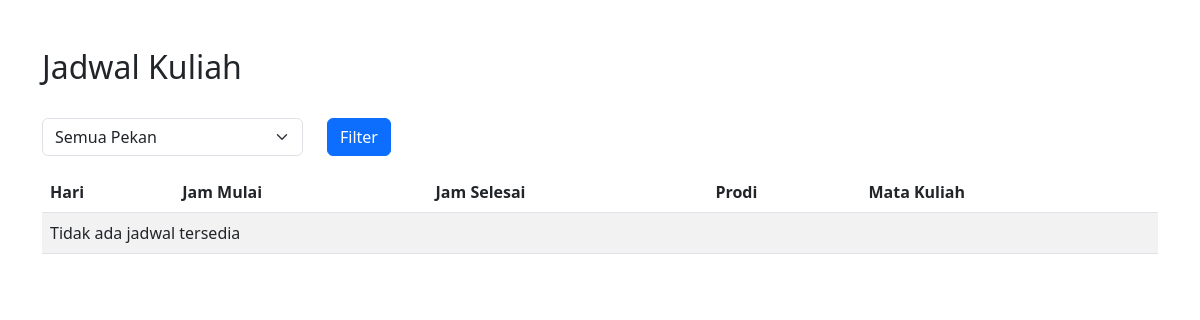
The page /lihat.php?pekan=2 on the database as committed earlier.
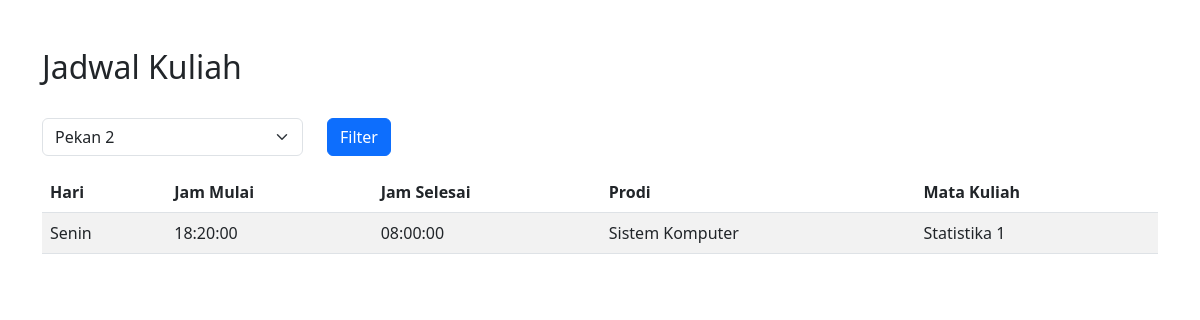
The same page on the database as committed later.
### tables this page shows
CREATE TABLE `waktu` (
  `kode_waktu` varchar(10) NOT NULL,
  `reguler` varchar(5) NOT NULL,
  `hari` varchar(10) NOT NULL,
  `jam_mulai` time NOT NULL,
  `jam_selesai` time NOT NULL
);

CREATE TABLE `prodi` (
  `kode_prodi` varchar(10) NOT NULL,
  `nama_prodi` varchar(50) NOT NULL,
  `password` varchar(50) NOT NULL
);

CREATE TABLE `mkp` (
  `kode_mkp` varchar(10) NOT NULL,
  `kode_prodi` varchar(10) NOT NULL,
  `nama_mkp` varchar(50) NOT NULL,
  `sks` int(10) NOT NULL
);

### lihat.php (the view, shortened to what this page needs)
<!DOCTYPE html>
<html lang="en">
<head>
    <link href="https://cdn.jsdelivr.net/npm/bootstrap@5.3.0/dist/css/bootstrap.min.css" rel="stylesheet">
</head>
<body>
    <div class="container mt-5">
        <h2>Jadwal Kuliah</h2>
        <form method="GET" action="">
            <div class="row mb-3">
                <div class="col-md-3">
                    <select class="form-select" id="pekan" name="pekan">
                        <option value="">Semua Pekan</option>
                        <?php
                        include 'koneksi.php';
                        $queryPekan = "SELECT DISTINCT pekan FROM jadwal ORDER BY pekan";
                        $resultPekan = $connect->query($queryPekan);
                        if ($resultPekan->num_rows > 0) {
                            while ($rowPekan = $resultPekan->fetch_assoc()) {
                                $selected = isset($_GET['pekan']) && $_GET['pekan'] == $rowPekan['pekan'] ? 'selected' : '';
                                echo "<option value='" . $rowPekan['pekan'] . "' $selected>Pekan " . $rowPekan['pekan'] . "</option>";
                            }
                        }
                        ?>
                    </select>
                </div>
                <div class="col-md-3 d-flex align-items-end">
                    <button type="submit" class="btn btn-primary">Filter</button>
                </div>
            </div>
        </form>
        <table class="table table-striped">
            <thead>
                <tr>
                    <th>Hari</th>
                    <th>Jam Mulai</th>
                    <th>Jam Selesai</th>
                    <th>Prodi</th>
                    <th>Mata Kuliah</th>
                </tr>
            </thead>
            <tbody>
                <?php
                $pekan = isset($_GET['pekan']) ? $_GET['pekan'] : '';
                $query = "
                    SELECT w.hari, w.jam_mulai, w.jam_selesai, p.nama_prodi, m.nama_mkp
                    FROM jadwal j
                    JOIN waktu w ON j.kode_waktu = w.kode_waktu
                    JOIN mkp m ON j.kode_mkp = m.kode_mkp
                    JOIN prodi p ON m.kode_prodi = p.kode_prodi
                ";
                if ($pekan !== '') {
                    $query .= " WHERE j.pekan = ?";
                }
                $query .= " ORDER BY w.hari, w.jam_mulai";
                $stmt = $connect->prepare($query);
                if ($pekan !== '') {
                    $stmt->bind_param("i", $pekan);
                }
                $stmt->execute();
                $result = $stmt->get_result();
                if ($result->num_rows > 0) {
                    while ($row = $result->fetch_assoc()) {
                        echo "<tr>";
                        echo "<td>" . $row['hari'] . "</td>";
                        echo "<td>" . $row['jam_mulai'] . "</td>";
                        echo "<td>" . $row['jam_selesai'] . "</td>";
                        echo "<td>" . $row['nama_prodi'] . "</td>";
                        echo "<td>" . $row['nama_mkp'] . "</td>";
                        echo "</tr>";
                    }
                } else {
                    echo "<tr><td colspan='5'>Tidak ada jadwal tersedia</td></tr>";
                }
                ?>
            </tbody>
        </table>
    </div>
</body>
</html>

Rows that differ between the two databases and show on the page:
added waktu: hari "Senin", jam_mulai "18:20:00", jam_selesai "08:00:00", prodi.nama_prodi "Sistem Komputer", mkp.nama_mkp "Statistika 1"
Other text that changed with them:
form field pekan: "Semua Pekan" → "Pekan 2"
text no longer shown: "Tidak ada jadwal tersedia"
